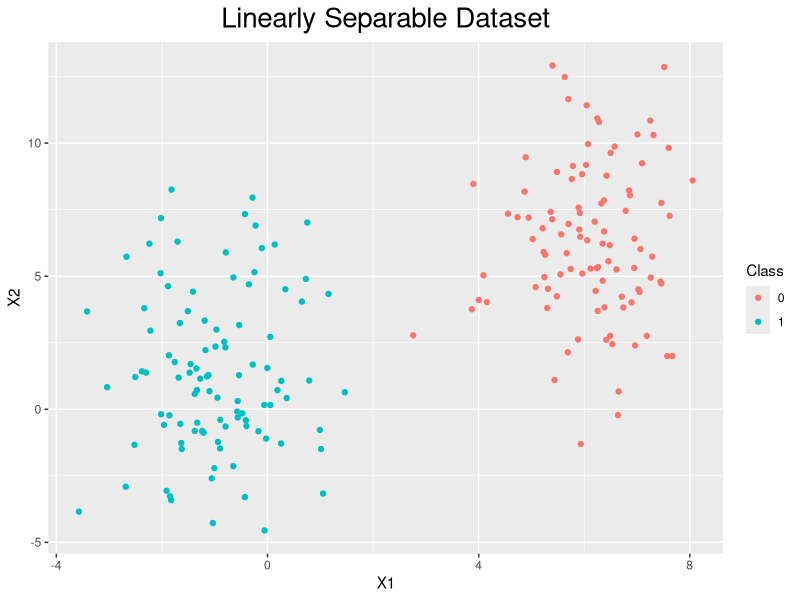
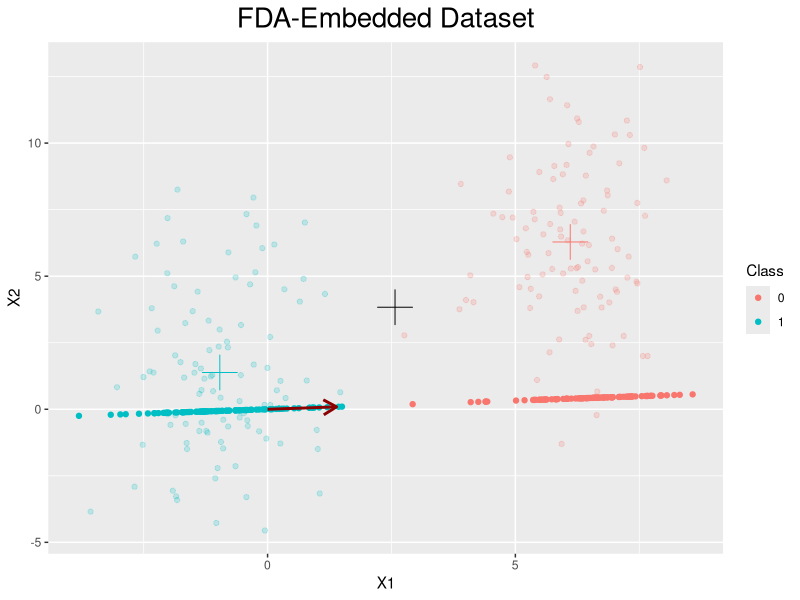
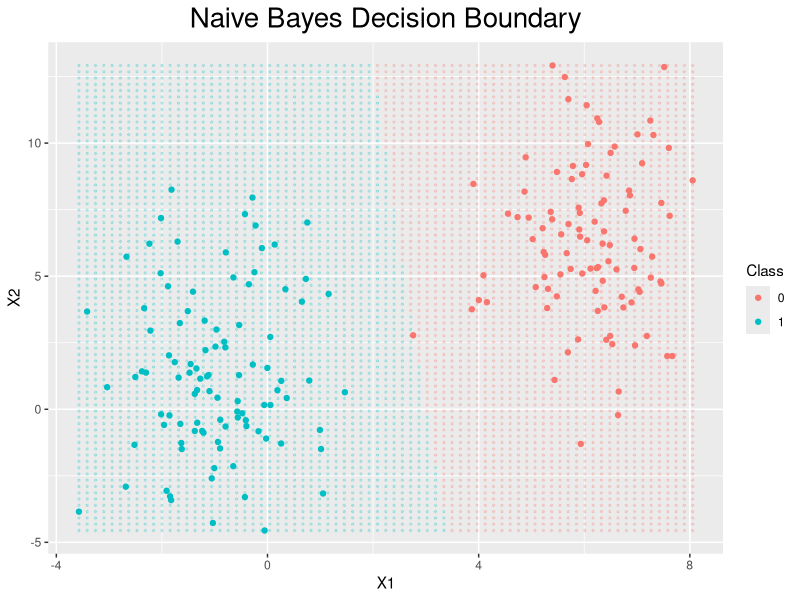
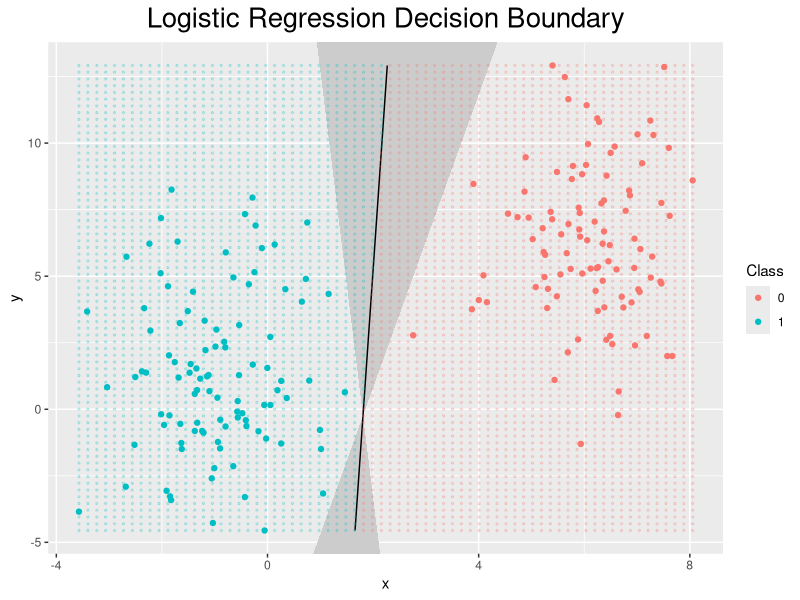

The R script that drew these images, in order:
## ---- chunk 1
knitr::opts_chunk$set(echo = TRUE)
## ---- chunk 2
library(MASS)
library(microbenchmark)
library(tidyverse)
## ---- chunk 3
kernel_matrix <- function(X, sigmasq, Y=NULL){
  if (is.null(Y)){
    Y <- X  # TODO: This might be risky for big matrices. How does R copy work? Maybe split the code into two?
  }
  n <- nrow(X)
  m <- nrow(Y)
  # Find three matrices above
  Xnorm <- matrix(apply(X^2, 1, sum), n, m)
  Ynorm <- matrix(apply(Y^2, 1, sum), n, m, byrow=TRUE)
  XY <- tcrossprod(X, Y)
  # TODO: In this case do we use median of XY? If we are using it for prediction
  # I think sigmasq should be found only from training set, not from testing set.
  # Therefore we should pass sigmasq as a parameter in this function, and should be calculated 
  # beforehand.
  return(exp(-(Xnorm - 2*XY + Ynorm) / (2*sigmasq)))
}

# Creates a logical one-hot encoding, assumes classes 0, .. , K-1
make_flags <- function(y){
  classes <- unique(y)
  flags <- data.frame(y=y) %>% 
            mutate(rn=row_number(), value=1) %>% 
            spread(y, value, fill=0) %>% 
            select(-rn) %>% as.matrix %>% as.logical %>%
            matrix(nrow=nrow(y)) 
  return(flags)
}
# Calculates a function (usually mean or sd) for all classes
calc_func_per_class <- function(X, y, func){
  flags <- make_flags(y)
  return(t(apply(flags, 2, function(f) apply(X[f, ], 2, func))))
}
# Calculates density of a gaussian
gaussian_density <- function(x, mu, sigma, log=FALSE, precision=FALSE){
  # If precision=TRUE, we're provided with precision matrix, which is the inverse
  # of the variance-covariance matrix
  if (!precision){
    # Cholesky, L is upper triangular
    L <- chol(sigma)
    kernel <- -0.5*crossprod(forwardsolve(t(L), x - mu))
    value  <- -length(x)*log(2*pi)/2 -sum(log(diag(L))) + kernel
  } else {
    kernel <- -0.5* t?(x-  mu) %*% (sigma %*% (x - mu))
    value  <- -length(x)*log(2*pi)/2 -log(det(L)) + kernel
  }
  if (!log){
    value <- exp(value)
  }
  return(value[[1]])
}
# Fastest known pure-R way to compute means across dimensions. See my helper Rmd with benchmarks
center_matrix <- function(A){
  return(A - rep(1, nrow(A)) %*% t(colMeans(A)))
}
## ---- chunk 4
# Settings
n1 <- 100
n2 <- 100
m1 <- c(6, 6)
m2 <- c(-1, 1)
s1 <- matrix(c(1, 0, 0, 10), nrow=2, ncol=2)
s2 <- matrix(c(1, 0, 0, 10), nrow=2, ncol=2)
## ---- chunk 5
generate_binary_data <- function(n1, n2, m1, s1, m2, s2){
  # x1, x2 and y for both classes (both 0,1 and -1,1 will be created for convenience)
  class1 <- mvrnorm(n1, m1, s1)
  class2 <- mvrnorm(n2, m2, s2)
  y      <- c(rep(0, n1), rep(1, n2))   # {0 , 1}
  y2     <- c(rep(-1, n1), rep(1, n2))  # {-1, 1}
  # Generate dataframe
  data <- data.frame(rbind(class1, class2), y, y2)
  return(data)
}
# Generate reproducible data
set.seed(123)
data <- generate_binary_data(n1, n2, m1, s1, m2, s2)
X <- data %>% select(-y, -y2) %>% as.matrix
y <- data %>% select(y) %>% as.matrix
## ---- chunk 6
plot_dataset <- function(data){
  p <- ggplot(data=data, aes(x=X1, y=X2, color=as_factor(y))) + 
        geom_point() + 
        theme(plot.title=element_text(hjust=0.5, size=20)) + 
        labs(color="Class", title="Linearly Separable Dataset")
  return(p)
}
plot_dataset(data)
## ---- chunk 7
fda <- function(X, y){
  # Use y to create a logical one-hot encoding called `flags`
  flags <- make_flags(y)
  # Define objective function 
  fda_objective <- function(w){
    mu <- mean(X %*% w)           # embedded DATASET center
    muks <- rep(0, ncol(flags))   # embedded center for class k
    swks <- rep(0, ncol(flags))   # within class scatterness
    sbks <- rep(0, ncol(flags))   # between class scatterness
    for (class in 1:ncol(flags)){
      Xk <- X[flags[, class], ]
      mk <- mean(Xk %*% w)
      muks[class] <- mk
      swks[class] <- sum(((Xk %*% w) - mk)^2)
      sbks[class] <- sum(flags[, class]) * (mk - mu)^2
    }
    # Calculate objective value
    value <- sum(sbks) / sum(swks)
    return(-value) # remember we want to maximize, but optim minimizes
  }
  # Optimize
  w_start <- matrix(1, nrow=ncol(X), ncol=1)
  sol <- optim(par=w_start, fn=fda_objective, method="BFGS")$par
  # Return object
  fda_object <- list(sol=sol, flags=flags, X=X, y=y)
  class(fda_object) <- "FDA"
  return(fda_object)
}
## ---- chunk 8
plot.FDA <- function(x, y=NULL, ...){
  # Find unit vector of w and take dot product
  sol_unit <- x$sol / sqrt(sum(x$sol^2))
  dot_products <-  x$X %*% sol_unit
  if (ncol(x$X) > 2){
    # Plot on a simple horizontal line
  df <- data.frame(x1=dot_products, x2=rep(0, nrow(dot_products)), y=x$y)
  p <- ggplot(data=df) + 
        geom_point(aes(x=x1, y=x2, color=as_factor(x$y)))
  } else {
    # Find embedded points in 2D
    x_emb <- dot_products %*% t(sol_unit)
    dfembed <- data.frame(x1=x_emb[, 1], x2=x_emb[, 2], y=x$y)
    # Find data mean, and mean per cluster
    datamean <- apply(x$X, 2, mean)
    datamean <- data.frame(x=datamean[1], y=datamean[2])
    meanmatrix <- calc_func_per_class(x$X, x$y, mean)
    dfclassmeans <- data.frame(meanmatrix, y=(1:nrow(meanmatrix) - 1))
    # Dataframe to plot w
    wdf <- data.frame(x=x$sol[1], y=x$sol[2], x0=c(0.0), y0=c(0.0))
    # Plot
    p <- ggplot() + 
          geom_point(data=data.frame(x$X, x$y), aes(x=X1, y=X2, color=as_factor(y)), alpha=0.2) + 
          geom_point(data=dfclassmeans, aes(x=X1, y=X2, color=as_factor(y)), shape=3, size=8, show.legend=FALSE) + 
          geom_point(data=datamean, aes(x=x, y=y), size=8, shape=3, color="black") +
          geom_point(data=dfembed, aes(x=x1, y=x2, color=as_factor(y))) + 
          geom_segment(data=wdf, aes(x=x0, y=y0, xend=x, yend=y, color="w"), 
                       arrow = arrow(length=unit(0.15, "inches")), color="darkred", size=1)
  }
  p + 
    labs(color="Class", title="FDA-Embedded Dataset", x="X1", y="X2") + 
    theme(plot.title=element_text(hjust=0.5, size=20))
}
## ---- chunk 9
fda_object <- fda(X, y)
plot(fda_object)
## ---- chunk 10
naive_bayes <- function(X, y){
  # For every class, find mean and variance (one class per row)
  means <- calc_func_per_class(X, y, mean)
  vars  <- calc_func_per_class(X, y, function(x) sd(x)^2)
  # Create a gaussian for each class
  nb <- list(means=means, vars=vars, X=X, y=y)
  class(nb) <- "naive_bayes"
  return(nb)
}
## ---- chunk 11
predict.naive_bayes <- function(x, xtest){
  # for every test point (row of xtest), want to calculate the density value for
  # every class, and pick the highest one. Let's instantiate a matrix of the correct dimensions.
  table <- matrix(0, nrow=nrow(xtest), ncol=nrow(x$means))  # number of test points times n classes
  # need two for loops unfortunately
  for (r_ix in 1:nrow(xtest)){
    for (c_ix in 1:nrow(x$means)){
      table[r_ix, c_ix] <- gaussian_density(
        x=matrix(as.double(xtest[r_ix, ])), 
        mu=matrix(x$means[c_ix, ]), 
        sigma=diag(x$vars[c_ix, ]), log=TRUE)
    }
  }
  classes <- apply(table, 1, which.max)
  return(classes - 1)
}
## ---- chunk 12
plot.naive_bayes <- function(x, y=NULL, ngrid=75, ...){
  if (ncol(x$X) > 2) {
    print("Naive Bayes plotting for more than 2 dimensions, not implemented.")
  } else {
    # Generate a grid of points on X
    coord_range <- apply(x$X, 2, range)
    grid <- expand.grid(
      X1=seq(from=coord_range[1, 1], to=coord_range[2, 1], length=ngrid),
      X2=seq(from=coord_range[1, 2], to=coord_range[2, 2], length=ngrid)
      )
    # Use naive bayes to predict at each point of the grid
    cl <- predict(x, grid)
    dfgrid <- data.frame(grid, y=cl)
    # plot those points
    ggplot() + 
      geom_point(data=dfgrid, aes(x=X1, y=X2, color=as_factor(y)), alpha=0.2, size=0.5) + 
      geom_point(data=data.frame(x$X, y=x$y), aes(x=X1, y=X2, color=as_factor(y))) + 
      labs(color="Class", title="Naive Bayes Decision Boundary") + 
      theme(plot.title=element_text(hjust=0.5, size=20))
  }
}
## ---- chunk 13
plot(naive_bayes(X, y))
## ---- chunk 14
sigmoid <- function(x) 1.0 / (1.0 + exp(-x))
## ---- chunk 15
grad_ascent <- function(beta, niter=100, gamma=0.001, cost="MLE", sigmab=1.0){
  if (cost=="MLE"){
    for (i in 1:niter) beta <- beta + gamma * t(X) %*% (y - sigmoid(X %*% beta))
  } else if (cost=="MAP"){
    for (i in 1:niter) beta <- beta + gamma*(sigmab^2*t(X) %*% (y - sigmoid(X %*% beta)) - beta)
  }
  return(beta)
}
## ---- chunk 16
newton_method <- function(beta, niter=100, alpha=0.1, cost="MLE", sigmab=1.0){
  # Learning rate is suggested at 0.1. For 1.0 standard Newton method is recovered
  if (cost=="MLE"){
    for (i in 1:niter){
      D_k <- diag(drop(sigmoid(X%*%beta)*(1 - sigmoid(X%*%beta))))
      d_k <- solve(t(X)%*%D_k %*% X, alpha*t(X) %*% (y - sigmoid(X %*% beta)))
      beta <- beta + d_k
    }
  } else if (cost=="MAP"){
    n <- ncol(X)
    for (i in 1:niter){
      D_k <- diag(drop(sigmoid(X%*%beta)*(1 - sigmoid(X%*%beta))))
      d_k <- solve(
        sigmab^2*t(X)%*%D_k%*%X + diag(n),
        alpha*(sigmab^2*t(X)%*%(y - sigmoid(X %*% beta)) - beta)
      )
      beta <- beta + d_k
    }
  }
  return(beta)
}
## ---- chunk 17
logistic_regression <- function(X, y, cost="MLE", method="BFGS", sigmab=1.0, niter=100,
                                alpha=0.1, gamma=0.001, laplace=FALSE){
  start <- matrix(0, nrow=ncol(X))
  # Define cost functions
  mle_cost <- function(beta) sum(log(1 + exp((1 - 2*y) * (X %*% beta))))
  map_cost <- function(beta) (sigmab^2)*mle_cost(beta) + 0.5*sum(beta^2)
  # Determine selected Cost Function
  if      (cost == "MLE") costfunc <- mle_cost
  else if (cost == "MAP") costfunc <- map_cost
  # Use selected method for selected cost function
  if      (method=="BFGS")   sol <- optim(par=start, fn=costfunc, method=method)$par
  else if (method=="GA")     sol <- grad_ascent(start, niter, gamma, cost, sigmab)
  else if (method=="NEWTON") sol <- newton_method(start, niter, alpha, cost, sigmab)
  # Laplace only works with MAP, not MLE
  # Can specify precision==TRUE in my builtin gaussian function
  first <- (sigmab^2)*diag(ncol(X))
  second <- t(X) %*% diag(drop(sigmoid(X %*% sol)*(1-sigmoid(X %*% sol)))) %*% X
  precision <- first + second
  # Build S3 object and return it
  lr <- list(X=X, y=y, beta=sol, cost=cost, method=method, prec=precision)
  class(lr) <- "logistic_regression"
  return(lr)
}
## ---- chunk 18
print.logistic_regression <- function(x, ...){
  cat("S3 Object of Class logistic_regression.\n")
  cat("Cost Function:        ", x$cost, "\n")
  cat("Optimization Method:  ", x$method, "\n")
  cat("Solution:             ", x$beta, "\n")
}
## ---- chunk 19
predict.logistic_regression <- function(x, xtest){
  # sigmoid gives probability of being in class 1. So will give (rounded) 1 to 1
  return(round(1.0 / (1.0 + exp(-xtest %*% x$beta))))
}
## ---- chunk 20
X <- cbind(1, X)

lr_bfgs_mle <- logistic_regression(X, y, cost="MLE", method="BFGS")
lr_bfgs_map <- logistic_regression(X, y, cost="MAP", method="BFGS")
lr_ga_mle   <- logistic_regression(X, y, cost="MLE", method="GA", niter = 1000)
lr_ga_map   <- logistic_regression(X, y, cost="MAP", method="GA", niter = 1000)
lr_nm_mle   <- logistic_regression(X, y, cost="MLE", method="NEWTON")
lr_nm_map   <- logistic_regression(X, y, cost="MAP", method="NEWTON")
## ---- chunk 21
print(lr_bfgs_mle)
print(lr_ga_mle)
print(lr_nm_mle)
print(lr_bfgs_map)
print(lr_ga_map)
print(lr_nm_map)
## ---- chunk 22
plot.logistic_regression <- function(x, y=NULL, ngrid=70, ...){
  # Grid to show decision boundary 
  coord_range <- apply(x$X, 2, range)
  grid <- expand.grid(
      X1=seq(from=coord_range[1, 2], to=coord_range[2, 2], length=ngrid),
      X2=seq(from=coord_range[1, 3], to=coord_range[2, 3], length=ngrid)
  )
  # need to append 1 and transform to numeric, somehow it's losing it
  grid <- matrix(as.numeric(unlist(grid)), nrow=ngrid^2)
  # Predict at each point of the grid
  cl <- predict(x, cbind(1, grid))
  dfgrid <- data.frame(grid, y=cl)
  # plot those points
  p <- ggplot(data=dfgrid)
  if (!is.null(x$prec)) {
    # calculate confidence interval
    sd <- sqrt(diag(solve(x$prec)))
    beta_min <- x$beta - sd
    beta_max <- x$beta + sd
    # get range. Each column is one dimension
    ranges <- apply(x$X, 2, range)
    # understand what are the x_1 limits, from the limits of the second coordinate x_2
    x_lims <- sort((ranges[, 3] * x$beta[3] + x$beta[1]) / (-x$beta[2]))
    x1_vals <- seq(from=x_lims[1], to=x_lims[2], length.out = 200)
    x2_vals <- -(x$beta[2]/x$beta[3])*x1_vals - (x$beta[1]/x$beta[3])
    # define lines
    min_line <- function(x) -beta_min[2]*x/beta_min[3] - beta_max[1]/beta_min[3]
    max_line <- function(x) -beta_max[2]*x/beta_max[3] - beta_min[1]/beta_max[3]
    # create a poly df
    x_poly <- seq(from=ranges[1, 2], to=ranges[2, 2], length.out=500)
    dfpoly <- data.frame(x=c(x_poly,x_poly), y=c(min_line(x_poly), max_line(x_poly)))
    # same but for confidence interval
    dflaplace <- data.frame(x1=x1_vals, x2=x2_vals)
    p <- p +
      coord_cartesian(xlim=ranges[, 2], ylim=ranges[, 3])  +
      geom_polygon(data=dfpoly, aes(x=x, y=y), fill="grey80") + 
      geom_line(data=dflaplace, aes(x=x1, y=x2)) 
  }
  p + 
    geom_point(data=dfgrid, aes(x=X1, y=X2, color=as_factor(y)), alpha=0.2, size=0.5) + 
    geom_point(data=data.frame(x$X, y=x$y), aes(x=X1, y=X2, color=as_factor(y))) + 
    labs(color="Class", title="Logistic Regression Decision Boundary") + 
    theme(plot.title=element_text(hjust=0.5, size=20))
}
## ---- chunk 23
plot(logistic_regression(X, y, cost="MAP", method="BFGS", laplace = TRUE))
